Frame 1 (no input): blank canvas, image omitted
Frame 60 (no input): blank canvas, image omitted
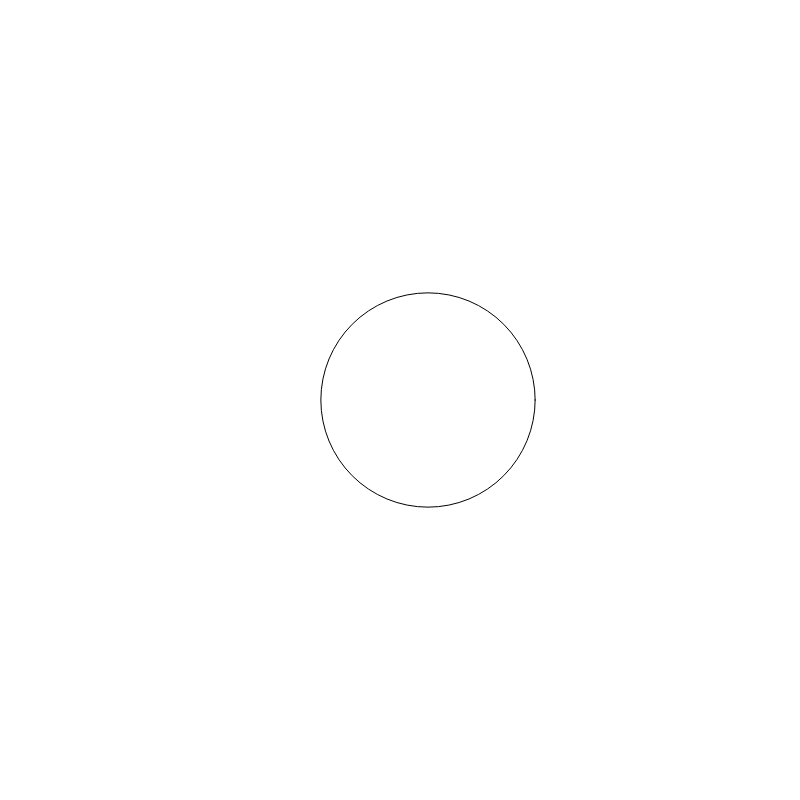
Frame 120 (the mouse pressed at the canvas centre since frame 60)

The p5.js sketch whose frames 1 and 60 were blank and that drew this single picture after the mouse press (run headless with seeded random() and noise() and a simulated clock; from frame 60 on, the mouse is pressed at the canvas centre):

// p5.js sketch
// ── sketch.js
var cercles = [];
function setup() {
    createCanvas(800, 800);
  //  c = new Cercle(width/2, width/2, 100);
}

function draw() {
    background(255);

    for(var i = 0; i < cercles.length; i++){
      cercles[i].deplace();
      cercles[i].affiche();
      if(cercles[i].posX > width){
        cercles.splice(i,1);
      }

    }
}

function mousePressed(){
  var c = new Cercle(mouseX, mouseY, random(300));
  cercles.push(c);
}

function Cercle(_posX, _posY, _diam){
  this.diam = _diam;
  this.posX = _posX;
  this.posY = _posY;

  this.deplace = function(){
    this.posX = this.posX +100/this.diam;
  }
  this.affiche = function(){
    ellipse(this.posX, this.posY, this.diam, this.diam);
  }
}
